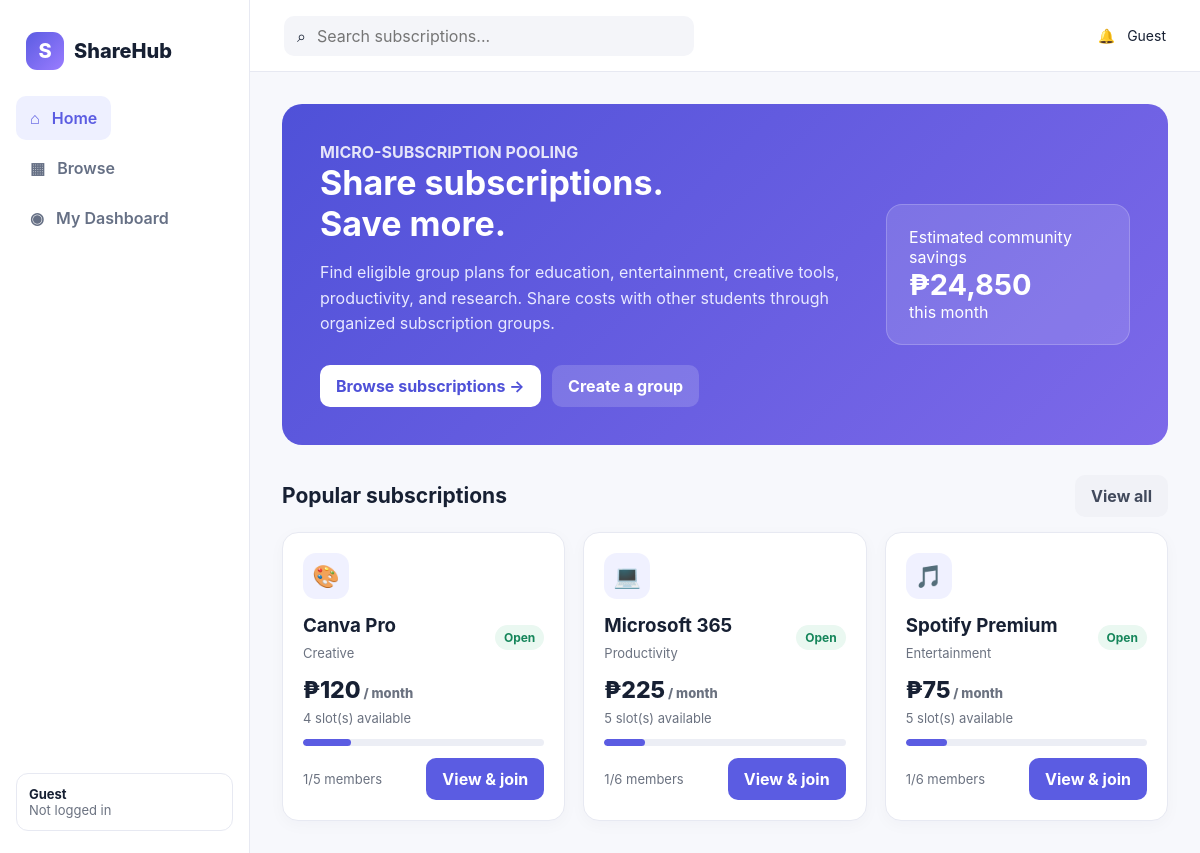
The page / on the database its author committed.
### tables this page shows
CREATE TABLE groups (
  id INTEGER PRIMARY KEY AUTOINCREMENT,
  subscription_id INTEGER NOT NULL REFERENCES subscriptions(id),
  created_by INTEGER NOT NULL REFERENCES users(id),
  max_members INTEGER NOT NULL,
  cost_per_slot REAL NOT NULL,
  status TEXT NOT NULL DEFAULT 'recruiting', -- 'recruiting' | 'active' | 'full'
  created_at DATETIME DEFAULT CURRENT_TIMESTAMP
);

CREATE TABLE subscriptions (
  id INTEGER PRIMARY KEY AUTOINCREMENT,
  name TEXT NOT NULL,
  category TEXT NOT NULL,
  icon TEXT,
  base_price REAL NOT NULL,
  description TEXT
);

### public/index.php (the view, shortened to what this page needs)
<?php
require __DIR__ . '/../includes/config.php';
$activePage = 'home';
$stmt = $db->query("
    SELECT s.id, s.name, s.category, s.icon, s.description,
           g.id AS group_id, g.cost_per_slot, g.max_members,
           (SELECT COUNT(*) FROM group_members gm WHERE gm.group_id = g.id) AS current_members
    FROM subscriptions s
    JOIN groups g ON g.subscription_id = s.id
    ORDER BY s.id
    LIMIT 3
");
$featured = $stmt->fetchAll();
require __DIR__ . '/../includes/header.php';
require __DIR__ . '/../includes/sidebar.php';
?>
<main class="main">
  <header class="topbar">
    <div class="search">⌕ <input placeholder="Search subscriptions..."></div>
    <div style="font-size:14px"><b>🔔</b> &nbsp; <?= htmlspecialchars($_SESSION['user_name'] ?? 'Guest') ?></div>
  </header>
  <div class="content">
    <section class="page active">
      <div class="hero">
        <div>
          <div style="font-weight:700;opacity:.85">MICRO-SUBSCRIPTION POOLING</div>
          <h1>Share subscriptions.<br>Save more.</h1>
          <p>Find eligible group plans for education, entertainment, creative tools, productivity, and research. Share costs with other students through organized subscription groups.</p>
          <a href="/browse.php"><button class="btn btn-light">Browse subscriptions →</button></a>
          <a href="/create-group.php"><button class="btn" style="background:rgba(255,255,255,.16);color:#fff;margin-left:7px">Create a group</button></a>
        </div>
        <div class="hero-stat"><span>Estimated community savings</span><strong>₱24,850</strong><span>this month</span></div>
      </div>
      <div class="section-head">
        <h2>Popular subscriptions</h2>
        <a href="/browse.php"><button class="btn btn-ghost">View all</button></a>
      </div>
      <div class="grid">
        <?php foreach ($featured as $s): ?>
          <?php $pct = $s['max_members'] > 0 ? round($s['current_members'] / $s['max_members'] * 100) : 0; ?>
          <div class="card">
            <div class="sub-icon"><?= htmlspecialchars($s['icon']) ?></div>
            <div class="row">
              <div>
                <h3><?= htmlspecialchars($s['name']) ?></h3>
                <span class="muted"><?= htmlspecialchars($s['category']) ?></span>
              </div>
              <span class="badge"><?= $s['current_members'] < $s['max_members'] ? 'Open' : 'Full' ?></span>
            </div>
            <div class="price">₱<?= number_format($s['cost_per_slot'], 0) ?><span class="muted"> / month</span></div>
            <span class="muted"><?= $s['max_members'] - $s['current_members'] ?> slot(s) available</span>
            <div class="progress"><span style="width:<?= $pct ?>%"></span></div>
            <div class="row">
              <span class="muted"><?= $s['current_members'] ?>/<?= $s['max_members'] ?> members</span>
              <a href="/subscription.php?id=<?= $s['id'] ?>"><button class="btn btn-primary">View & join</button></a>
            </div>
          </div>
        <?php endforeach; ?>
      </div>
    </section>
  </div>
</main>
<?php require __DIR__ . '/../includes/footer.php'; ?>

### includes/header.php (shortened to what this page needs)
<!DOCTYPE html>
<html lang="en">
<head>
<link rel="stylesheet" href="/assets/style.css">
</head>
<body>
<div class="app">

### includes/sidebar.php (shortened to what this page needs)
<?php
$activePage = $activePage ?? '';
$userName = $_SESSION['user_name'] ?? 'Guest';
$userRole = $_SESSION['user_role'] ?? null;
$navItems = [
    'home'          => ['label' => '⌂ &nbsp; Home',       'href' => '/index.php'],
    'browse'        => ['label' => '▦ &nbsp; Browse',      'href' => '/browse.php'],
    'dashboard'     => ['label' => '◉ &nbsp; My Dashboard','href' => '/dashboard.php'],
];
?>
<aside class="sidebar">
  <div class="brand"><div class="logo">S</div> ShareHub</div>
  <nav class="nav">
    <?php foreach ($navItems as $key => $item): ?>
      <a href="<?= $item['href'] ?>" class="<?= $activePage === $key ? 'active' : '' ?>" style="text-decoration:none;display:block">
        <button class="<?= $activePage === $key ? 'active' : '' ?>"><?= $item['label'] ?></button>
      </a>
    <?php endforeach; ?>
  </nav>
  <div class="sidebar-bottom">
    <div class="user-mini">
      <b><?= htmlspecialchars($userName) ?></b><br>
      <span class="muted"><?= $userRole ? htmlspecialchars(ucfirst($userRole)) . ' account' : 'Not logged in' ?></span>
    </div>
  </div>
</aside>

### includes/footer.php
</div>
</body>
</html>

### public/assets/style.css (style rules this page uses)
:root { --bg:#f7f8fc; --card:#fff; --text:#172033; --muted:#6b7280; --primary:#5b5ce2; --primary2:#7778f0; --line:#e7e9f2; --success:#16865b; --warning:#b7791f; --shadow:0 10px 30px rgba(31,35,60,.08); }
* { box-sizing:border-box }
body { margin:0;font-family:Inter,ui-sans-serif,system-ui,-apple-system,BlinkMacSystemFont,"Segoe UI",sans-serif;background:var(--bg);color:var(--text) }
button,input,select { font:inherit }
button { cursor:pointer }
.app { display:flex;min-height:100vh }
.sidebar { width:250px;background:#fff;border-right:1px solid var(--line);padding:24px 16px;position:fixed;inset:0 auto 0 0;z-index:10 }
.brand { display:flex;align-items:center;gap:10px;padding:8px 10px 26px;font-weight:800;font-size:20px }
.logo { width:38px;height:38px;border-radius:11px;background:linear-gradient(135deg,var(--primary),#9a7cff);display:grid;place-items:center;color:#fff }
.nav { display:grid;gap:6px }
.nav button { border:0;background:transparent;text-align:left;padding:12px 14px;border-radius:10px;color:#667085;font-weight:600 }
.nav button.active,.nav button:hover { background:#eef0ff;color:var(--primary) }
.sidebar-bottom { position:absolute;bottom:22px;left:16px;right:16px }
.user-mini { padding:12px;border:1px solid var(--line);border-radius:12px;font-size:13px }
.main { margin-left:250px;width:calc(100% - 250px) }
.topbar { height:72px;background:#fff;border-bottom:1px solid var(--line);display:flex;align-items:center;justify-content:space-between;padding:0 34px;position:sticky;top:0;z-index:5 }
.search { display:flex;align-items:center;gap:9px;background:#f4f5f9;border-radius:10px;padding:9px 13px;width:min(410px,45vw) }
.search input { border:0;background:transparent;outline:0;width:100% }
.content { padding:32px;max-width:1300px;margin:auto }
.page { display:none }
.page.active { display:block }
.hero { background:linear-gradient(135deg,#4f51d8,#7d69e9);border-radius:20px;color:#fff;padding:38px;display:flex;justify-content:space-between;gap:30px;overflow:hidden }
.hero h1 { font-size:34px;margin:0 0 10px }
.hero p { max-width:610px;color:#e8e9ff;line-height:1.6 }
.btn { border:0;border-radius:10px;padding:11px 16px;font-weight:700 }
.btn-primary { background:var(--primary);color:#fff }
.btn-light { background:#fff;color:#4f51d8 }
.btn-ghost { background:#f1f2f7;color:#424a5c }
.hero .btn { margin-top:12px }
.hero-stat { min-width:230px;background:rgba(255,255,255,.13);border:1px solid rgba(255,255,255,.2);padding:22px;border-radius:16px;align-self:center }
.hero-stat strong { font-size:29px;display:block }
.section-head { display:flex;justify-content:space-between;align-items:center;margin:30px 0 15px }
.section-head h2 { margin:0;font-size:21px }
.grid { display:grid;grid-template-columns:repeat(3,minmax(0,1fr));gap:18px }
.card { background:var(--card);border:1px solid var(--line);border-radius:16px;padding:20px;box-shadow:0 4px 16px rgba(31,35,60,.03) }
.sub-icon { width:46px;height:46px;border-radius:13px;background:#f0f1ff;display:grid;place-items:center;font-size:22px;margin-bottom:15px }
.card h3 { margin:0 0 5px }
.muted { color:var(--muted);font-size:13px }
.price { font-size:23px;font-weight:800;margin:14px 0 3px }
.row { display:flex;justify-content:space-between;align-items:center;gap:10px }
.progress { height:7px;background:#eceef5;border-radius:20px;overflow:hidden;margin:12px 0 }
.progress span { display:block;height:100%;background:var(--primary);border-radius:20px }
.badge { padding:5px 9px;border-radius:20px;font-size:12px;font-weight:700;background:#eaf8f1;color:var(--success) }

### rows shown on the page
groups: subscription.icon "🎨", subscription.name "Canva Pro", subscription.category "Creative", shows "Open", cost_per_slot "120", current_members "4", $pct 20 (drawn), current_members "1", max_members "5"
groups: subscription.icon "💻", subscription.name "Microsoft 365", subscription.category "Productivity", shows "Open", cost_per_slot "225", current_members "5", $pct 17 (drawn), current_members "1", max_members "6"
groups: subscription.icon "🎵", subscription.name "Spotify Premium", subscription.category "Entertainment", shows "Open", cost_per_slot "75", current_members "5", $pct 17 (drawn), current_members "1", max_members "6"

### other values the page prints
$item['label'] "⌂ Home"
$item['label'] "▦ Browse"
$item['label'] "◉ My Dashboard"
$userName "Guest"
$_SESSION['user_name'] "Guest"
